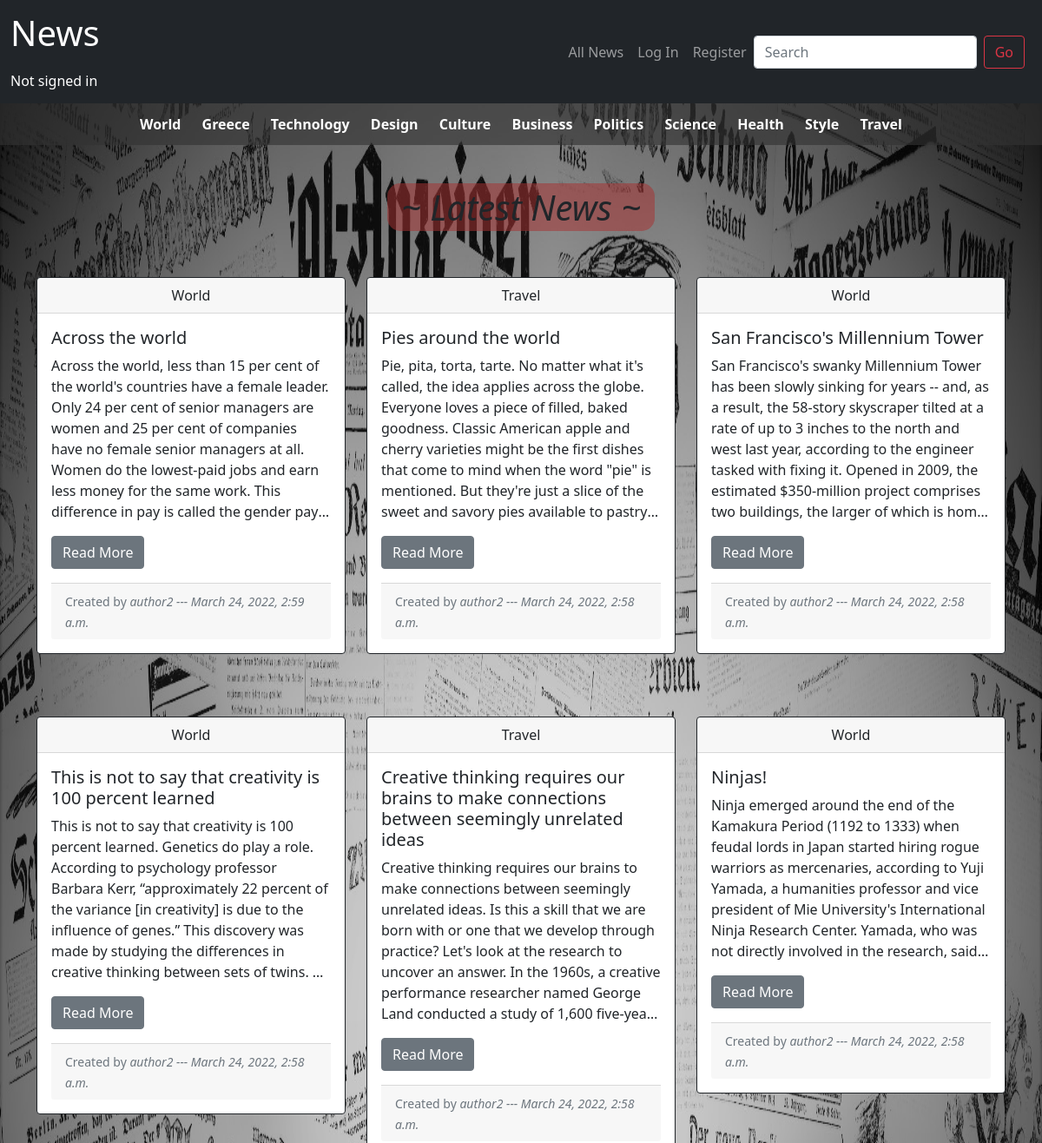
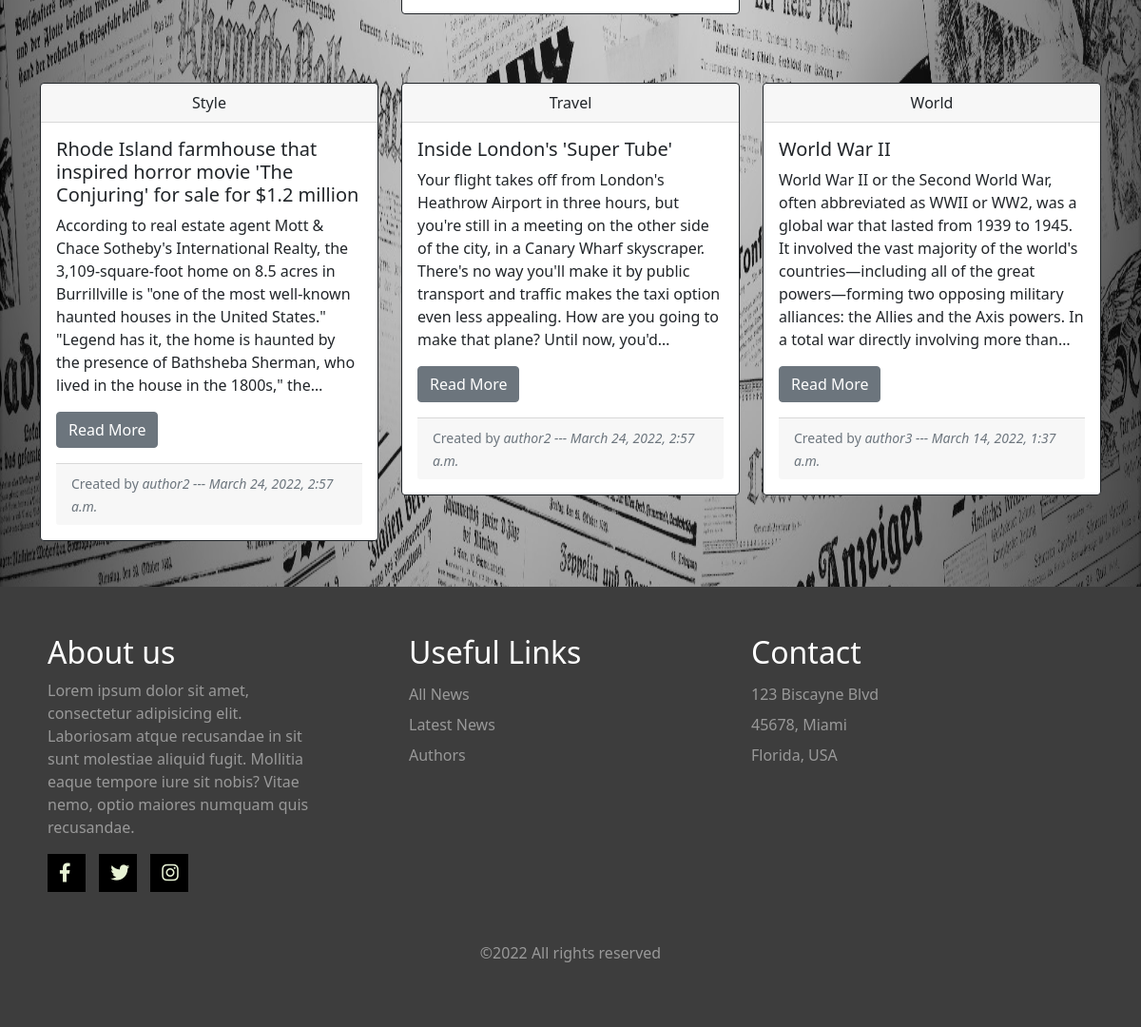
The page / on the database its author committed (2 pictures, top to bottom).
### news/models.py (models this page shows, shortened)
class Article(models.Model):
    title = models.CharField(max_length=200)
    author = models.ForeignKey(Author, related_name="author", on_delete=models.CASCADE)
    content = models.TextField(max_length=5000)
    created = models.DateTimeField(auto_now_add=True)
    category = models.ForeignKey(Category, on_delete=models.CASCADE, blank=True, null=True)
    published = models.BooleanField(default=False)
    class Meta:
        ordering = ['-created']

class Category(models.Model):
    category = models.CharField(max_length=16)
    def __str__(self):
        return f"{self.category}"

class Author(models.Model):
    name = models.ForeignKey(User, related_name="name_author", on_delete=models.CASCADE)
    note = models.CharField(max_length=1000)
    image = models.ImageField(upload_to='news/static/images/', blank=True, null=True)

### news/views.py (the view)
# urls.py: path('', views.index, name='index'),
def index(request):
    articles = Article.objects.filter(published=True)[:9]
    context = { 'articles': articles }
    return render(request, "news/index.html", context)

### news/templates/news/index.html (shortened to what this page needs)
{% extends "news/layout.html" %}
{% block body %}
<div class="container my-5">
    <h1 class="text-center mt-3"><i><span class="px-3" style="background-color: rgba(168, 52, 52, 0.534);border-radius: 15px;">~ Latest News ~</span></i></h1>
    <div class="row row-cols-1 row-cols-md-3 g-4">
        {% for article in articles %}
        <div class="col">
            <div class="card border-dark mt-5">
                <div class="card-header text-center">{{ article.category }}</div>
                <div class="card-body text-dark">
                    <h5 class="card-title">{{ article.title }}</h5>
                    <p class="card-text article content">{{ article.content }}</p>
                    <a href="{% url 'article' article.title %}" class="btn btn-secondary mb-3">Read More</a>
                    <div class="card-footer">
                        <small class="text-muted">Created by <i>{{ article.author.name }} </i></small>
                        <small class="text-muted text-end"><i>--- {{ article.created }}</i></small>
                    </div>
                </div>
            </div>
        </div>
        {% empty %}
        <h1 class="text-center mt-5"><b>No current articles</b></h1>
        {% endfor %}
    </div>
</div>
{% endblock %}

### news/static/news/styles.css (style rules this page uses)
.main-page { background-image: url('../images/newsbg1.jpg'); background-repeat: no-repeat; background-attachment: fixed; background-size: 100% 100%; }
.article { width: 100%; overflow: hidden; }
.content { display: -webkit-box; -webkit-line-clamp: 8; -webkit-box-orient: vertical; }

### rows shown on the page
Article: category "World", title "Across the world", content "Across the world, less than 15 per cent of the world's countries have a female leader. Only 24 per cent of senior managers are women and 25 per cent of companies have no female senior managers at all. Women do the lowest-paid jobs and earn less money for the same work. This difference in pay is called the gender…", author.name "author2", created "March 24, 2022, 2:59 a.m."
Article: category "Travel", title "Pies around the world", content "Pie, pita, torta, tarte. No matter what it's called, the idea applies across the globe. Everyone loves a piece of filled, baked goodness. Classic American apple and cherry varieties might be the first dishes that come to mind when the word \"pie\" is mentioned. But they're just a slice of the sweet and savory pies available to…", author.name "author2", created "March 24, 2022, 2:58 a.m."
Article: category "World", title "San Francisco's Millennium Tower", content "San Francisco's swanky Millennium Tower has been slowly sinking for years -- and, as a result, the 58-story skyscraper tilted at a rate of up to 3 inches to the north and west last year, according to the engineer tasked with fixing it. Opened in 2009, the estimated $350-million project comprises two buildings, the larger of which is…", author.name "author2", created "March 24, 2022, 2:58 a.m."
Article: category "World", title "This is not to say that creativity is 100 percent learned", content "This is not to say that creativity is 100 percent learned. Genetics do play a role. According to psychology professor Barbara Kerr, “approximately 22 percent of the variance [in creativity] is due to the influence of genes.” This discovery was made by studying the differences in creative thinking between sets of twins.…", author.name "author2", created "March 24, 2022, 2:58 a.m."
Article: category "Travel", title "Creative thinking requires our brains to make connections between seemingly unrelated ideas", content "Creative thinking requires our brains to make connections between seemingly unrelated ideas. Is this a skill that we are born with or one that we develop through practice? Let's look at the research to uncover an answer. In the 1960s, a creative performance researcher named George Land conducted a study of…", author.name "author2", created "March 24, 2022, 2:58 a.m."
Article: category "World", title "Ninjas!", content "Ninja emerged around the end of the Kamakura Period (1192 to 1333) when feudal lords in Japan started hiring rogue warriors as mercenaries, according to Yuji Yamada, a humanities professor and vice president of Mie University's International Ninja Research Center. Yamada, who was not directly involved in the research,…", author.name "author2", created "March 24, 2022, 2:58 a.m."
Article: category "Style", title "Rhode Island farmhouse that inspired horror movie 'The Conjuring' for sale for $1.2 million", content "According to real estate agent Mott & Chace Sotheby's International Realty, the 3,109-square-foot home on 8.5 acres in Burrillville is \"one of the most well-known haunted houses in the United States.\" \"Legend has it, the home is haunted by the presence of Bathsheba Sherman, who lived in the house in the 1800s,\"…", author.name "author2", created "March 24, 2022, 2:57 a.m."
Article: category "Travel", title "Inside London's 'Super Tube'", content "Your flight takes off from London's Heathrow Airport in three hours, but you're still in a meeting on the other side of the city, in a Canary Wharf skyscraper. There's no way you'll make it by public transport and traffic makes the taxi option even less appealing. How are you going to make that plane? Until now,…", author.name "author2", created "March 24, 2022, 2:57 a.m."
Article: category "World", title "World War II", content "World War II or the Second World War, often abbreviated as WWII or WW2, was a global war that lasted from 1939 to 1945. It involved the vast majority of the world's countries—including all of the great powers—forming two opposing military alliances: the Allies and the Axis powers. In a total war directly involving more…", author.name "author3", created "March 14, 2022, 1:37 a.m."
